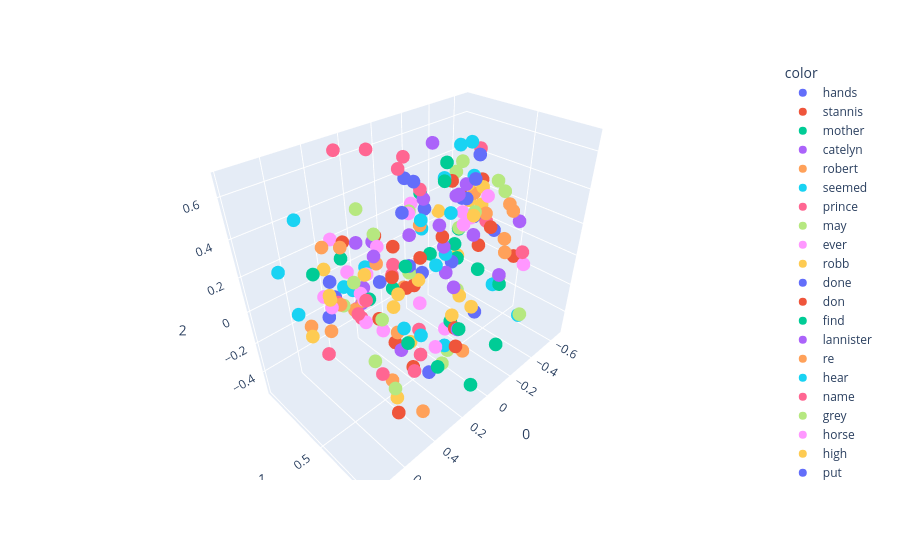

Source (notebook cell):
### Code cell
fig = px.scatter_3d(X[200:400],x=0,y=1,z=2, color=y[200:400])
fig.show()
